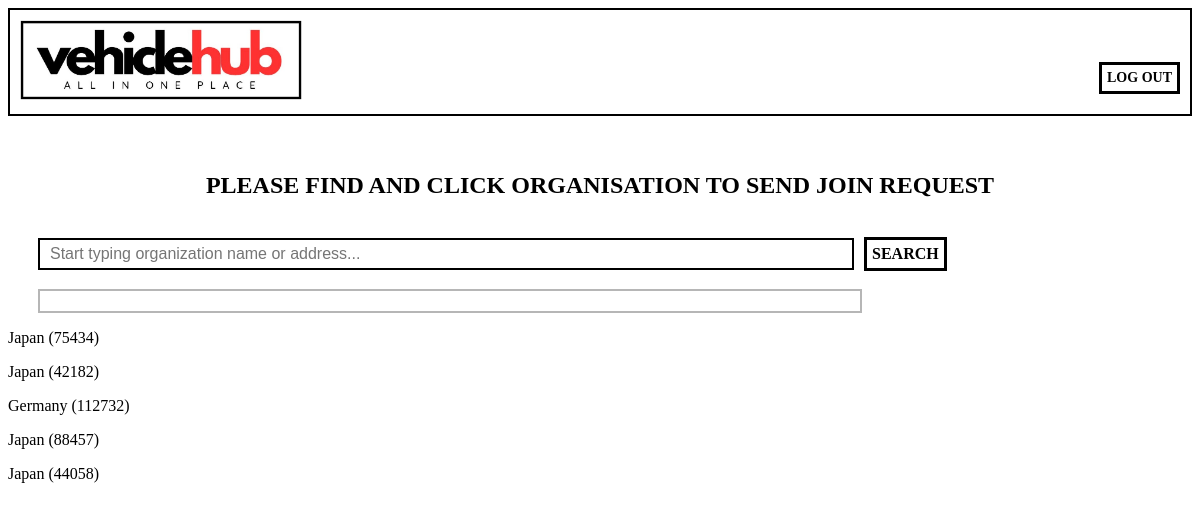
The app's page /vehiclehub/join/ with its own data.
### VehicleHub/models.py (models this page shows, shortened)
class CustomsRecord(models.Model):
    vehicle_id = models.ForeignKey(Vehicle, on_delete=models.CASCADE, null=True)
    user_id = models.ForeignKey(CustomUser, on_delete=models.CASCADE, null=True)
    record_date = models.DateField(default=datetime.now, null=False)
    import_as = models.TextField(max_length=4, default="")
    damaged = models.TextField(max_length=3, default="")
    mileage = models.IntegerField(null=False)
    country_of_origin = models.TextField(max_length=30, blank=True)

### VehicleHub/views.py (the view)
# urls.py: path('join/', views.join_view, name='join'),
def join_view(request):
    organisations = Organisation.objects.all()
    customsrecords = CustomsRecord.objects.all()
    context = {
        'organisations': organisations,
        'customsrecords': customsrecords
    }
    return render(request, 'join.html', context)

### VehicleHub/templates/join.html (shortened to what this page needs)
{% extends "base.html" %}
{% block content %}
    <br><br>
    <center><h2>PLEASE FIND AND CLICK ORGANISATION TO SEND JOIN REQUEST</h2></center>
    <br>
    <div class="search-container">
  <form action="{% url 'join' %}" method="GET" class="search-form">
    <div class="search-input-wrapper">
      <input type="text" name="query" id="search-input" placeholder="Start typing organization name or address..." class="search-input">
      <div class="auth_link">
      <button type="submit" class="auth-button">SEARCH</button>
    </div>
    </div>
  </form>
  <br>
        <div id="search-results" class="result-container">
        </div>
    </div>
    {% for customsrecord in customsrecords %}
    <p class="organisation">{{ customsrecord.country_of_origin }} ({{ customsrecord.mileage }})</p>
{% endfor %}
{% endblock %}

### VehicleHub/static/css/base.css (style rules this page uses)
body { font-family: "Tahoma" }
.auth_link { color: black; text-decoration: none; border: 3px solid black; padding: 5px; display: inline-block; }
.search-input { border: 2px solid black; width: 800px; padding-left: 10px; padding-top: 5px; padding-bottom: 5px; font-size: 16px; margin-right: 10px; }
.result-container { border: 2px solid rgba(175, 175, 175, 0.9); width: 800px; height: 100%; text-align: left; padding: 10px; align-self: flex-start; }
.search-form { align-self: flex-start; text-align: left; }
.search-container { display: flex; flex-direction: column; align-items: flex-start; padding-left: 30px; }
.search-input-wrapper { display: flex; align-items: center; }
.auth-button { background: none; border: none; padding: 0; font-family: inherit; font-size: inherit; font-weight: bold; color: inherit; cursor: pointer; }

### records on screen
CustomsRecord: country_of_origin "Japan", mileage "75434"
CustomsRecord: country_of_origin "Japan", mileage "42182"
CustomsRecord: country_of_origin "Germany", mileage "112732"
CustomsRecord: country_of_origin "Japan", mileage "88457"
CustomsRecord: country_of_origin "Japan", mileage "44058"
